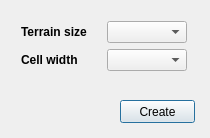
<?xml version="1.0" encoding="UTF-8"?>
<ui version="4.0">
 <class>createnewlevel</class>
 <widget class="QDialog" name="createnewlevel">
  <property name="geometry">
   <rect>
    <x>0</x>
    <y>0</y>
    <width>210</width>
    <height>138</height>
   </rect>
  </property>
  <property name="windowTitle">
   <string>Create level</string>
  </property>
  <widget class="QPushButton" name="createPushButton">
   <property name="geometry">
    <rect>
     <x>120</x>
     <y>100</y>
     <width>75</width>
     <height>23</height>
    </rect>
   </property>
   <property name="text">
    <string>Create</string>
   </property>
  </widget>
  <widget class="QWidget" name="layoutWidget">
   <property name="geometry">
    <rect>
     <x>10</x>
     <y>10</y>
     <width>188</width>
     <height>74</height>
    </rect>
   </property>
   <layout class="QGridLayout" name="gridLayout">
    <item row="1" column="1">
     <widget class="QComboBox" name="cellWidthComboBox"/>
    </item>
    <item row="1" column="0">
     <widget class="QLabel" name="label_3">
      <property name="font">
       <font>
        <weight>75</weight>
        <bold>true</bold>
       </font>
      </property>
      <property name="text">
       <string>Cell width</string>
      </property>
     </widget>
    </item>
    <item row="0" column="1">
     <widget class="QComboBox" name="terrainSizeComboBox"/>
    </item>
    <item row="0" column="0">
     <widget class="QLabel" name="label_2">
      <property name="font">
       <font>
        <weight>75</weight>
        <bold>true</bold>
       </font>
      </property>
      <property name="text">
       <string>Terrain size</string>
      </property>
     </widget>
    </item>
   </layout>
  </widget>
 </widget>
 <layoutdefault spacing="6" margin="11"/>
 <resources/>
 <connections>
  <connection>
   <sender>createPushButton</sender>
   <signal>clicked()</signal>
   <receiver>createnewlevel</receiver>
   <slot>accept()</slot>
   <hints>
    <hint type="sourcelabel">
     <x>202</x>
     <y>195</y>
    </hint>
    <hint type="destinationlabel">
     <x>271</x>
     <y>202</y>
    </hint>
   </hints>
  </connection>
 </connections>
</ui>
